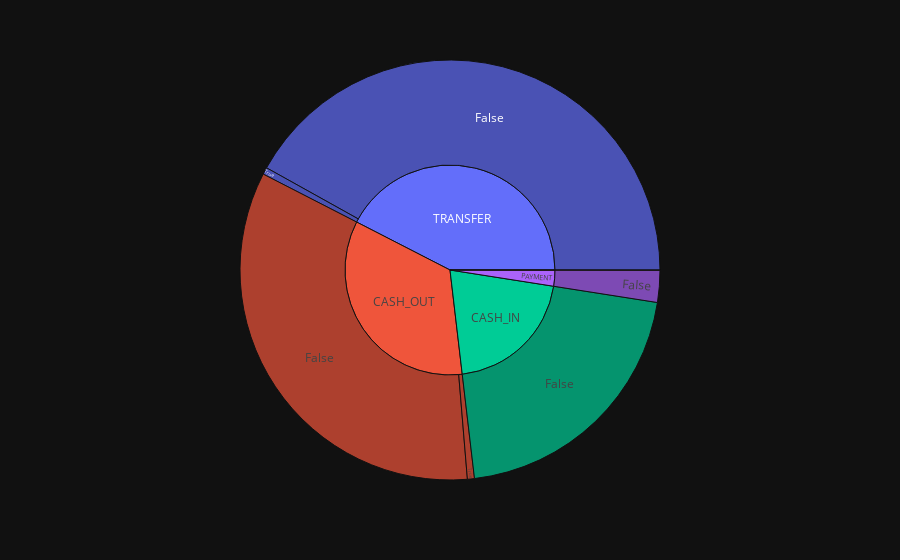

This figure's notebook cell:
### Markdown cell above
## Sunburst

### Code cell
import plotly.express as px
#https://plotly.com/python/sunburst-charts/
fig= px.sunburst(df.sample(frac=0.1) , path=["Type","Fraudulent"], values="Amount")
fig.show()

### Figure 1 — Plotly figure (JSON) as saved in the notebook; plotly's stock layout.template omitted (floating-point values rounded to 4 significant figures)
{"data": [{"branchvalues": "total", "domain": {"x": [0, 1], "y": [0, 1]}, "hovertemplate": "labels=%{label}<br>Amount=%{value}<br>parent=%{parent}<br>id=%{id}<extra></extra>", "ids": ["CASH_IN/False", "CASH_OUT/False", "DEBIT/False", "PAYMENT/False", "TRANSFER/False", "CASH_OUT/True", "TRANSFER/True", "CASH_IN", "CASH_OUT", "DEBIT", "PAYMENT", "TRANSFER"], "labels": ["False", "False", "False", "False", "False", "True", "True", "CASH_IN", "CASH_OUT", "DEBIT", "PAYMENT", "TRANSFER"], "name": "", "parents": ["CASH_IN", "CASH_OUT", "DEBIT", "PAYMENT", "TRANSFER", "CASH_OUT", "TRANSFER", "", "", "", "", ""], "type": "sunburst", "values": [23720000000.0, 38880000000.0, 25540000.0, 2817000000.0, 48110000000.0, 620000000.0, 618700000.0, 23720000000.0, 39500000000.0, 25540000.0, 2817000000.0, 48730000000.0]}], "layout": {"legend": {"tracegroupgap": 0}, "margin": {"t": 60}}}
